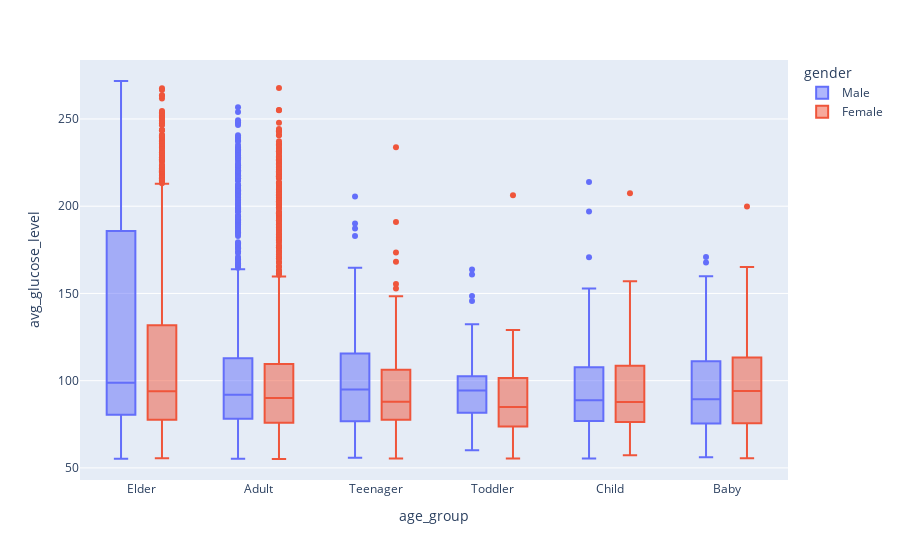

Here is the notebook cell this chart was saved with:
### Markdown cell above
### a lot of outliers in glucose levels, so i decided to show it by age group

### Code cell
fig = px.box(df, x="age_group", y="avg_glucose_level",color="gender")
fig.show()

### Figure 1 — Plotly figure (JSON) as saved in the notebook; plotly's stock layout.template omitted (floating-point values rounded to 4 significant figures; data arrays with more than 128 entries replaced by an {"elided": "..."} marker saying what was removed)
{"data": [{"alignmentgroup": "True", "hovertemplate": "gender=Male<br>age_group=%{x}<br>avg_glucose_level=%{y}<extra></extra>", "legendgroup": "Male", "marker": {"color": "#636efa"}, "name": "Male", "notched": false, "offsetgroup": "Male", "orientation": "v", "showlegend": true, "type": "box", "x": {"elided": "2115 str values"}, "x0": " ", "xaxis": "x", "y": {"elided": "2115 float values"}, "y0": " ", "yaxis": "y"}, {"alignmentgroup": "True", "hovertemplate": "gender=Female<br>age_group=%{x}<br>avg_glucose_level=%{y}<extra></extra>", "legendgroup": "Female", "marker": {"color": "#EF553B"}, "name": "Female", "notched": false, "offsetgroup": "Female", "orientation": "v", "showlegend": true, "type": "box", "x": {"elided": "2994 str values"}, "x0": " ", "xaxis": "x", "y": {"elided": "2994 float values"}, "y0": " ", "yaxis": "y"}], "layout": {"boxmode": "group", "legend": {"title": {"text": "gender"}, "tracegroupgap": 0}, "margin": {"t": 60}, "xaxis": {"anchor": "y", "domain": [0, 1], "title": {"text": "age_group"}}, "yaxis": {"anchor": "x", "domain": [0, 1], "title": {"text": "avg_glucose_level"}}}}
